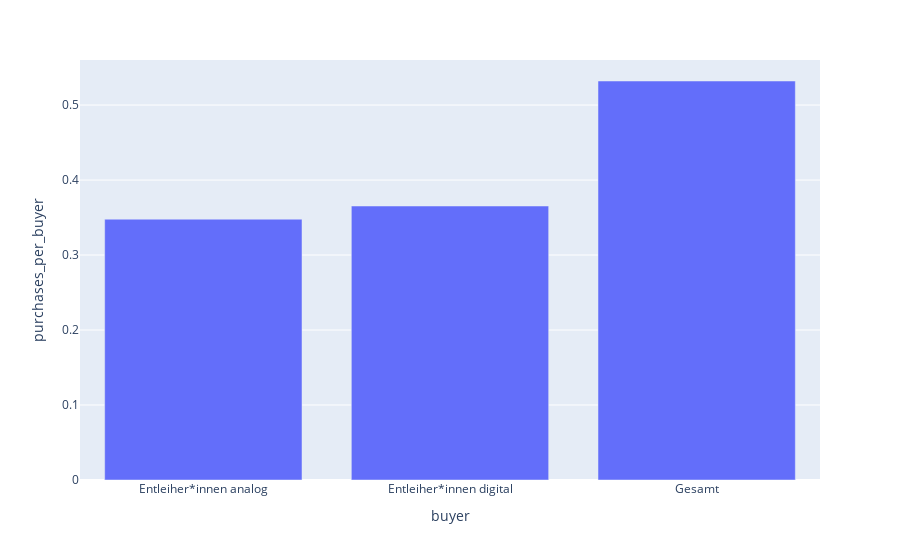

This figure's notebook cell:
### Markdown cell above
### Wie ist das Kaufverhalten von Bibliotheksnutzer*innen (Übersicht)?
Diese Grafik wurde in der Präsentation (Dashboard) verwendet.

### Code cell
my_df = gfk_df_data.groupby(['buyer']).mean()
fig1 = px.bar(gfk_df_data.groupby(['buyer']).mean(), y="purchases_per_buyer")
fig1.show()

### Figure 1 — Plotly figure (JSON) as saved in the notebook; plotly's stock layout.template omitted (floating-point values rounded to 4 significant figures)
{"data": [{"alignmentgroup": "True", "hovertemplate": "buyer=%{x}<br>purchases_per_buyer=%{y}<extra></extra>", "legendgroup": "", "marker": {"color": "#636efa", "pattern": {"shape": ""}}, "name": "", "offsetgroup": "", "orientation": "v", "showlegend": false, "textposition": "auto", "type": "bar", "x": ["Entleiher*innen analog", "Entleiher*innen digital", "Gesamt"], "xaxis": "x", "y": [0.3478, 0.3654, 0.5321], "yaxis": "y"}], "layout": {"barmode": "relative", "legend": {"tracegroupgap": 0}, "margin": {"t": 60}, "xaxis": {"anchor": "y", "domain": [0, 1], "title": {"text": "buyer"}}, "yaxis": {"anchor": "x", "domain": [0, 1], "title": {"text": "purchases_per_buyer"}}}}
